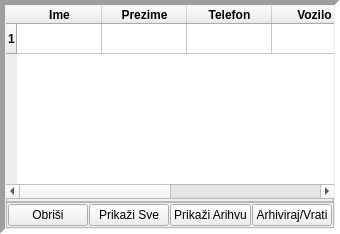
     <widget class="QFrame" name="right_frame">
      <property name="sizePolicy">
       <sizepolicy hsizetype="Expanding" vsizetype="Expanding">
        <horstretch>0</horstretch>
        <verstretch>0</verstretch>
       </sizepolicy>
      </property>
      <property name="frameShape">
       <enum>QFrame::Panel</enum>
      </property>
      <property name="frameShadow">
       <enum>QFrame::Sunken</enum>
      </property>
      <property name="lineWidth">
       <number>5</number>
      </property>
      <property name="midLineWidth">
       <number>5</number>
      </property>
      <layout class="QVBoxLayout" name="verticalLayout_2" stretch="99,1,1">
       <property name="spacing">
        <number>0</number>
       </property>
       <property name="leftMargin">
        <number>1</number>
       </property>
       <property name="topMargin">
        <number>1</number>
       </property>
       <property name="rightMargin">
        <number>1</number>
       </property>
       <property name="bottomMargin">
        <number>1</number>
       </property>
       <item>
        <widget class="QTableWidget" name="customer_table">
         <property name="sizePolicy">
          <sizepolicy hsizetype="Expanding" vsizetype="Expanding">
           <horstretch>1</horstretch>
           <verstretch>1</verstretch>
          </sizepolicy>
         </property>
         <property name="font">
          <font>
           <family>Arial</family>
           <weight>75</weight>
           <bold>true</bold>
          </font>
         </property>
         <property name="frameShape">
          <enum>QFrame::NoFrame</enum>
         </property>
         <property name="autoScrollMargin">
          <number>2</number>
         </property>
         <property name="editTriggers">
          <set>QAbstractItemView::NoEditTriggers</set>
         </property>
         <property name="selectionBehavior">
          <enum>QAbstractItemView::SelectRows</enum>
         </property>
         <property name="textElideMode">
          <enum>Qt::ElideMiddle</enum>
         </property>
         <property name="showGrid">
          <bool>true</bool>
         </property>
         <property name="gridStyle">
          <enum>Qt::SolidLine</enum>
         </property>
         <property name="sortingEnabled">
          <bool>true</bool>
         </property>
         <property name="wordWrap">
          <bool>true</bool>
         </property>
         <property name="cornerButtonEnabled">
          <bool>true</bool>
         </property>
         <property name="rowCount">
          <number>1</number>
         </property>
         <attribute name="horizontalHeaderVisible">
          <bool>true</bool>
         </attribute>
         <attribute name="horizontalHeaderCascadingSectionResizes">
          <bool>true</bool>
         </attribute>
         <attribute name="horizontalHeaderDefaultSectionSize">
          <number>85</number>
         </attribute>
         <attribute name="horizontalHeaderHighlightSections">
          <bool>true</bool>
         </attribute>
         <attribute name="horizontalHeaderMinimumSectionSize">
          <number>68</number>
         </attribute>
         <attribute name="horizontalHeaderShowSortIndicator" stdset="0">
          <bool>true</bool>
         </attribute>
         <attribute name="horizontalHeaderStretchLastSection">
          <bool>true</bool>
         </attribute>
         <attribute name="verticalHeaderVisible">
          <bool>true</bool>
         </attribute>
         <attribute name="verticalHeaderCascadingSectionResizes">
          <bool>false</bool>
         </attribute>
         <attribute name="verticalHeaderDefaultSectionSize">
          <number>30</number>
         </attribute>
         <attribute name="verticalHeaderHighlightSections">
          <bool>true</bool>
         </attribute>
         <attribute name="verticalHeaderStretchLastSection">
          <bool>false</bool>
         </attribute>
         <row/>
         <column>
          <property name="text">
           <string>Ime</string>
          </property>
          <property name="font">
           <font>
            <family>Arial</family>
            <weight>75</weight>
            <bold>true</bold>
           </font>
          </property>
         </column>
         <column>
          <property name="text">
           <string>Prezime</string>
          </property>
          <property name="font">
           <font>
            <family>Arial</family>
            <weight>75</weight>
            <bold>true</bold>
           </font>
          </property>
         </column>
         <column>
          <property name="text">
           <string>Telefon</string>
          </property>
          <property name="font">
           <font>
            <family>Arial</family>
            <weight>75</weight>
            <bold>true</bold>
           </font>
          </property>
         </column>
         <column>
          <property name="text">
           <string>Vozilo</string>
          </property>
          <property name="font">
           <font>
            <family>Arial</family>
            <weight>75</weight>
            <bold>true</bold>
           </font>
          </property>
         </column>
         <column>
          <property name="text">
           <string>ID</string>
          </property>
          <property name="font">
           <font>
            <family>Arial</family>
            <weight>75</weight>
            <bold>true</bold>
           </font>
          </property>
         </column>
         <column>
          <property name="text">
           <string/>
          </property>
         </column>
        </widget>
       </item>
       <item>
        <widget class="QFrame" name="frame_2">
         <property name="frameShape">
          <enum>QFrame::StyledPanel</enum>
         </property>
         <property name="frameShadow">
          <enum>QFrame::Raised</enum>
         </property>
         <layout class="QVBoxLayout" name="verticalLayout_3">
          <property name="spacing">
           <number>1</number>
          </property>
          <property name="leftMargin">
           <number>1</number>
          </property>
          <property name="topMargin">
           <number>1</number>
          </property>
          <property name="rightMargin">
           <number>1</number>
          </property>
          <property name="bottomMargin">
           <number>1</number>
          </property>
         </layout>
        </widget>
       </item>
       <item>
        <widget class="QFrame" name="frame">
         <property name="frameShape">
          <enum>QFrame::StyledPanel</enum>
         </property>
         <property name="frameShadow">
          <enum>QFrame::Raised</enum>
         </property>
         <layout class="QHBoxLayout" name="horizontalLayout">
          <property name="spacing">
           <number>1</number>
          </property>
          <property name="leftMargin">
           <number>1</number>
          </property>
          <property name="topMargin">
           <number>1</number>
          </property>
          <property name="rightMargin">
           <number>1</number>
          </property>
          <property name="bottomMargin">
           <number>1</number>
          </property>
          <item>
           <widget class="QPushButton" name="delete_selected_table_button">
            <property name="text">
             <string>Obriši</string>
            </property>
           </widget>
          </item>
          <item>
           <widget class="QPushButton" name="populate_table_button">
            <property name="text">
             <string>Prikaži Sve</string>
            </property>
           </widget>
          </item>
          <item>
           <widget class="QPushButton" name="show_archived_button">
            <property name="text">
             <string>Prikaži Arihvu</string>
            </property>
           </widget>
          </item>
          <item>
           <widget class="QPushButton" name="archive_selected_button">
            <property name="text">
             <string>Arhiviraj/Vrati</string>
            </property>
           </widget>
          </item>
         </layout>
        </widget>
       </item>
      </layout>
     </widget>
